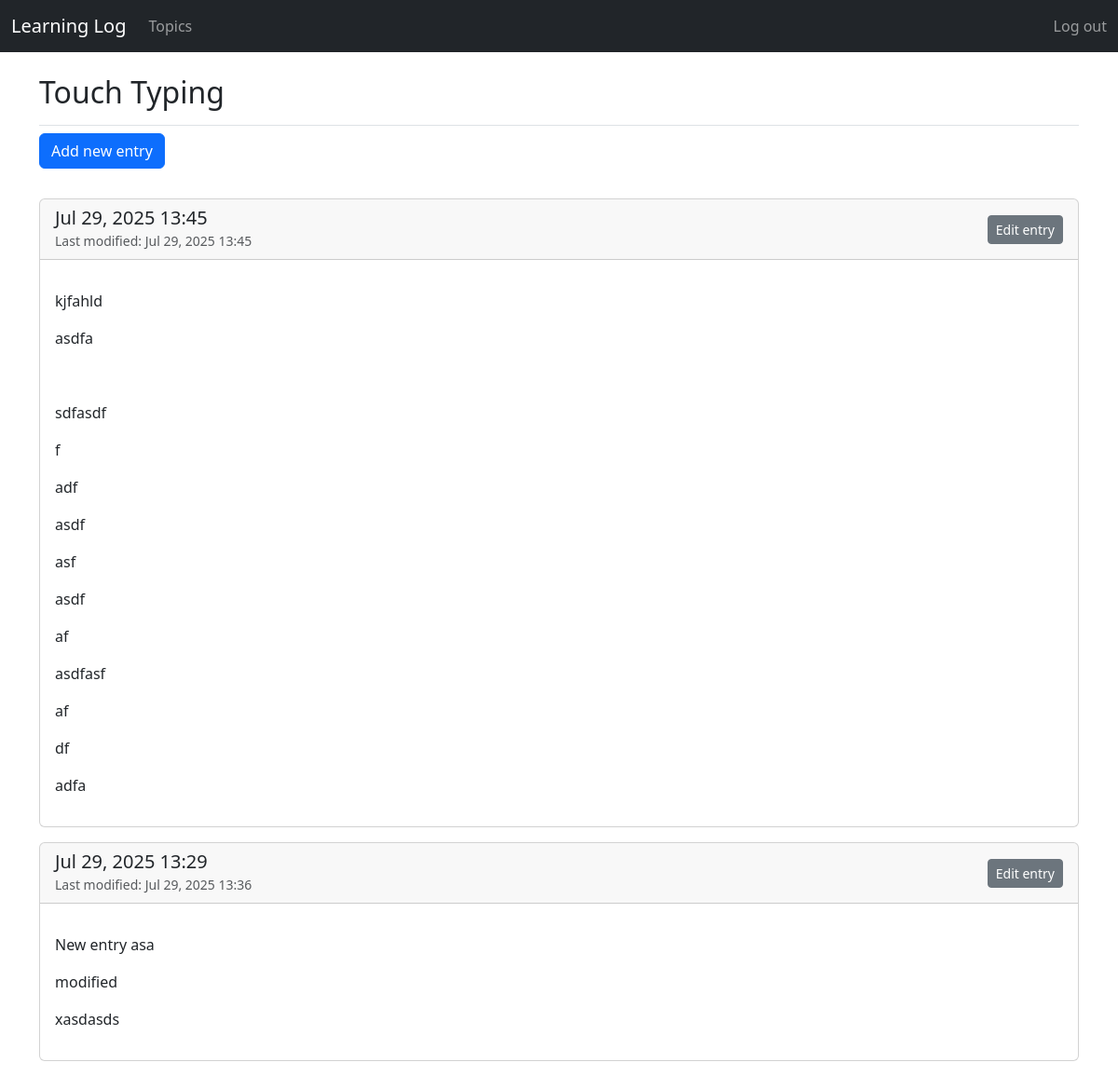
The page /topics/15/ (signed in) on the database its author committed.
### learning_logs/models.py (models this page shows, shortened)
class Topic(models.Model):
    text = models.CharField(max_length=200)
    date_added = models.DateTimeField(auto_now_add=True)
    owner = models.ForeignKey(User, on_delete=models.CASCADE) # 2. Add the owner field
    def __str__(self):
        return self.text

class Entry(models.Model):
    topic = models.ForeignKey(Topic, on_delete=models.CASCADE)
    """ on_delete=models.CASCADE means that if the related Topic instance is deleted,
    all related Entry instances will also be deleted."""
    text = models.TextField()
    date_added = models.DateTimeField(auto_now_add=True)
    date_modified = models.DateTimeField(auto_now=True)
    class Meta:
        verbose_name_plural = 'entries'

### learning_logs/views.py (the view)
# urls.py: path('topics/<int:topic_id>/', views.topic, name='topic'),
@login_required
def topic(request, topic_id):
    topic = get_object_or_404(Topic, id=topic_id, owner=request.user)
    entries = topic.entry_set.order_by('-date_added')
    context = {'topic': topic, 'entries': entries}
    return render(request, 'learning_logs/topic.html', context)

### learning_logs/templates/learning_logs/topic.html
{% extends "learning_logs/base.html" %}
{% block page_header %}
  <h2>{{ topic }}</h2>
{% endblock page_header %}
{% block content %}
  <p>
    <a href="{% url 'learning_logs:new_entry' topic.id %}" class="btn btn-primary mb-3">Add new entry</a>
  </p>
  {% for entry in entries %}
    <div class="card mb-3">
      <div class="card-header d-flex justify-content-between align-items-center">
        <div>
          <h5 class="mb-0">{{ entry.date_added|date:'M d, Y H:i' }}</h5>
          {% if entry.date_modified|timesince:entry.date_added %}
            <small class="text-muted">Last modified: {{ entry.date_modified|date:'M d, Y H:i' }}</small>
          {% endif %}
        </div>
        <a href="{% url 'learning_logs:edit_entry' entry.id %}" class="btn btn-secondary btn-sm">Edit entry</a>
      </div>
      <div class="card-body">
        {{ entry.text|safe|linebreaks }}
      </div>
    </div>
  {% empty %}
    <p>There are no entries for this topic yet.</p>
  {% endfor %}
{% endblock content %}

### rows shown on the page
Topic: text "Touch Typing"
Entry: date_added "Jul 29, 2025 13:45", date_modified "Jul 29, 2025 13:45", text "kjfahld asdfa sdfasdf f adf asdf asf asdf af asdfasf af df adfa"
Entry: date_added "Jul 29, 2025 13:29", date_modified "Jul 29, 2025 13:36", text "New entry asa modified xasdasds"
